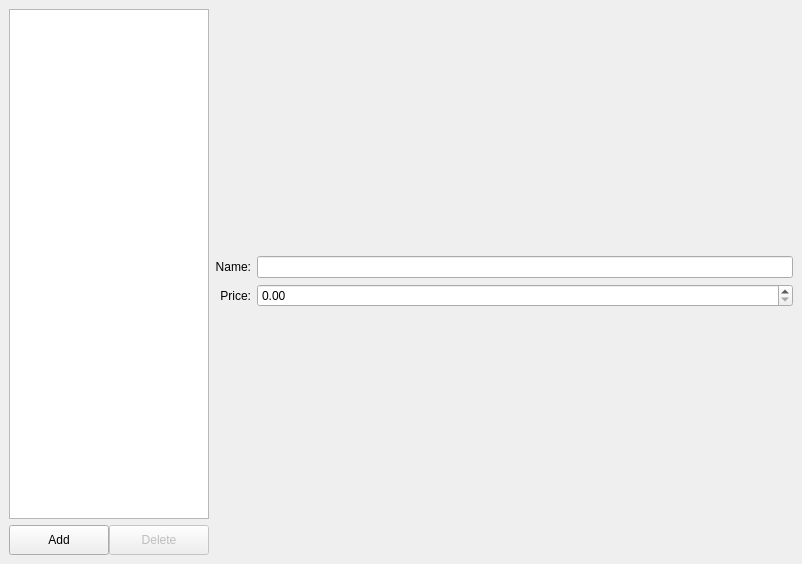
<?xml version="1.0" encoding="UTF-8"?>
<ui version="4.0">
 <class>MainWindow</class>
 <widget class="QMainWindow" name="MainWindow">
  <property name="geometry">
   <rect>
    <x>0</x>
    <y>0</y>
    <width>802</width>
    <height>564</height>
   </rect>
  </property>
  <property name="windowTitle">
   <string>MainWindow</string>
  </property>
  <widget class="QWidget" name="centralwidget">
   <layout class="QGridLayout" name="gridLayout">
    <item row="0" column="0">
     <layout class="QHBoxLayout" name="horizontalLayout">
      <item>
       <layout class="QVBoxLayout" name="verticalLayout">
        <item>
         <widget class="QListView" name="list">
          <property name="sizePolicy">
           <sizepolicy hsizetype="Fixed" vsizetype="Expanding">
            <horstretch>0</horstretch>
            <verstretch>0</verstretch>
           </sizepolicy>
          </property>
          <property name="minimumSize">
           <size>
            <width>200</width>
            <height>0</height>
           </size>
          </property>
          <property name="maximumSize">
           <size>
            <width>200</width>
            <height>16777215</height>
           </size>
          </property>
          <property name="uniformItemSizes">
           <bool>true</bool>
          </property>
         </widget>
        </item>
        <item>
         <layout class="QHBoxLayout" name="horizontalLayout_2">
          <property name="spacing">
           <number>0</number>
          </property>
          <item>
           <widget class="QPushButton" name="addButton">
            <property name="sizePolicy">
             <sizepolicy hsizetype="Fixed" vsizetype="Fixed">
              <horstretch>0</horstretch>
              <verstretch>0</verstretch>
             </sizepolicy>
            </property>
            <property name="minimumSize">
             <size>
              <width>100</width>
              <height>30</height>
             </size>
            </property>
            <property name="text">
             <string>Add</string>
            </property>
           </widget>
          </item>
          <item>
           <widget class="QPushButton" name="deleteButton">
            <property name="enabled">
             <bool>false</bool>
            </property>
            <property name="sizePolicy">
             <sizepolicy hsizetype="Fixed" vsizetype="Fixed">
              <horstretch>0</horstretch>
              <verstretch>0</verstretch>
             </sizepolicy>
            </property>
            <property name="minimumSize">
             <size>
              <width>100</width>
              <height>30</height>
             </size>
            </property>
            <property name="text">
             <string>Delete</string>
            </property>
           </widget>
          </item>
         </layout>
        </item>
       </layout>
      </item>
     </layout>
    </item>
    <item row="0" column="1">
     <layout class="QVBoxLayout" name="verticalLayout_2">
      <item>
       <layout class="QGridLayout" name="gridLayout_2">
        <item row="0" column="0">
         <widget class="QLabel" name="label_2">
          <property name="text">
           <string>Name:</string>
          </property>
          <property name="alignment">
           <set>Qt::AlignRight|Qt::AlignTrailing|Qt::AlignVCenter</set>
          </property>
         </widget>
        </item>
        <item row="1" column="0">
         <widget class="QLabel" name="label">
          <property name="text">
           <string>Price:</string>
          </property>
          <property name="alignment">
           <set>Qt::AlignRight|Qt::AlignTrailing|Qt::AlignVCenter</set>
          </property>
         </widget>
        </item>
        <item row="0" column="1">
         <widget class="QLineEdit" name="lineEdit"/>
        </item>
        <item row="1" column="1">
         <widget class="QDoubleSpinBox" name="doubleSpinBox"/>
        </item>
       </layout>
      </item>
     </layout>
    </item>
   </layout>
  </widget>
 </widget>
 <resources/>
 <connections/>
</ui>
